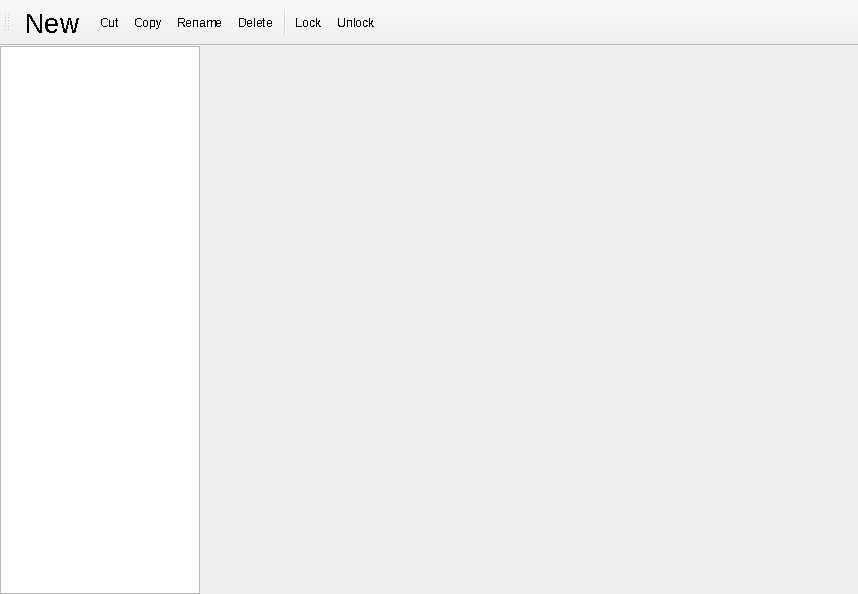
<?xml version="1.0" encoding="UTF-8"?>
<ui version="4.0">
 <class>MainWindow</class>
 <widget class="QMainWindow" name="MainWindow">
  <property name="geometry">
   <rect>
    <x>0</x>
    <y>0</y>
    <width>858</width>
    <height>594</height>
   </rect>
  </property>
  <property name="windowTitle">
   <string>MainWindow</string>
  </property>
  <widget class="QWidget" name="centralwidget">
   <layout class="QHBoxLayout" name="horizontalLayout">
    <property name="spacing">
     <number>0</number>
    </property>
    <property name="leftMargin">
     <number>0</number>
    </property>
    <property name="topMargin">
     <number>0</number>
    </property>
    <property name="rightMargin">
     <number>0</number>
    </property>
    <property name="bottomMargin">
     <number>0</number>
    </property>
    <item>
     <widget class="QTreeWidget" name="treeWidget">
      <property name="minimumSize">
       <size>
        <width>200</width>
        <height>521</height>
       </size>
      </property>
      <property name="maximumSize">
       <size>
        <width>200</width>
        <height>16777215</height>
       </size>
      </property>
      <property name="headerHidden">
       <bool>true</bool>
      </property>
      <property name="columnCount">
       <number>1</number>
      </property>
      <column>
       <property name="text">
        <string notr="true">1</string>
       </property>
      </column>
     </widget>
    </item>
    <item>
     <widget class="QWidget" name="widget" native="true"/>
    </item>
   </layout>
  </widget>
  <widget class="QToolBar" name="toolBar">
   <property name="font">
    <font>
     <weight>50</weight>
     <bold>false</bold>
     <stylestrategy>NoAntialias</stylestrategy>
    </font>
   </property>
   <property name="mouseTracking">
    <bool>false</bool>
   </property>
   <property name="windowTitle">
    <string>toolBar</string>
   </property>
   <property name="movable">
    <bool>true</bool>
   </property>
   <property name="iconSize">
    <size>
     <width>32</width>
     <height>32</height>
    </size>
   </property>
   <property name="toolButtonStyle">
    <enum>Qt::ToolButtonIconOnly</enum>
   </property>
   <attribute name="toolBarArea">
    <enum>TopToolBarArea</enum>
   </attribute>
   <attribute name="toolBarBreak">
    <bool>false</bool>
   </attribute>
   <addaction name="actionNew"/>
   <addaction name="actionCut"/>
   <addaction name="actionCopy"/>
   <addaction name="actionRename"/>
   <addaction name="actionDelete"/>
   <addaction name="separator"/>
   <addaction name="actionLock"/>
   <addaction name="actionUnlock"/>
  </widget>
  <action name="actionNew">
   <property name="icon">
    <iconset resource="resource.qrc">
     <normaloff>:/icons/resources/new.png</normaloff>:/icons/resources/new.png</iconset>
   </property>
   <property name="text">
    <string>New</string>
   </property>
   <property name="toolTip">
    <string>&lt;html&gt;&lt;head/&gt;&lt;body&gt;&lt;p&gt;&lt;span style=&quot; font-size:8pt;&quot;&gt;New&lt;/span&gt;&lt;/p&gt;&lt;/body&gt;&lt;/html&gt;</string>
   </property>
   <property name="font">
    <font>
     <pointsize>20</pointsize>
    </font>
   </property>
   <property name="shortcut">
    <string>Ctrl+Shift+N</string>
   </property>
   <property name="visible">
    <bool>true</bool>
   </property>
   <property name="iconVisibleInMenu">
    <bool>true</bool>
   </property>
  </action>
  <action name="actionCut">
   <property name="icon">
    <iconset resource="resource.qrc">
     <normaloff>:/icons/resources/cut.png</normaloff>:/icons/resources/cut.png</iconset>
   </property>
   <property name="text">
    <string>Cut</string>
   </property>
   <property name="toolTip">
    <string>Cut</string>
   </property>
   <property name="shortcut">
    <string>Ctrl+X</string>
   </property>
  </action>
  <action name="actionCopy">
   <property name="icon">
    <iconset resource="resource.qrc">
     <normaloff>:/icons/resources/copy.png</normaloff>:/icons/resources/copy.png</iconset>
   </property>
   <property name="text">
    <string>Copy</string>
   </property>
   <property name="toolTip">
    <string>Copy</string>
   </property>
   <property name="shortcut">
    <string>Ctrl+C</string>
   </property>
  </action>
  <action name="actionRename">
   <property name="icon">
    <iconset resource="resource.qrc">
     <normaloff>:/icons/resources/rename.png</normaloff>:/icons/resources/rename.png</iconset>
   </property>
   <property name="text">
    <string>Rename</string>
   </property>
   <property name="toolTip">
    <string>Rename</string>
   </property>
  </action>
  <action name="actionDelete">
   <property name="icon">
    <iconset resource="resource.qrc">
     <normaloff>:/icons/resources/icons8-delete-96.png</normaloff>:/icons/resources/icons8-delete-96.png</iconset>
   </property>
   <property name="text">
    <string>Delete</string>
   </property>
   <property name="toolTip">
    <string>Delete</string>
   </property>
  </action>
  <action name="actionLock">
   <property name="icon">
    <iconset resource="resource.qrc">
     <normaloff>:/icons/resources/icons8-secure-folder-96.png</normaloff>:/icons/resources/icons8-secure-folder-96.png</iconset>
   </property>
   <property name="text">
    <string>Lock</string>
   </property>
   <property name="toolTip">
    <string>Lock File</string>
   </property>
  </action>
  <action name="actionUnlock">
   <property name="icon">
    <iconset resource="resource.qrc">
     <normaloff>:/icons/resources/icons8-key-96.png</normaloff>:/icons/resources/icons8-key-96.png</iconset>
   </property>
   <property name="text">
    <string>Unlock</string>
   </property>
   <property name="toolTip">
    <string>Unlock File</string>
   </property>
  </action>
 </widget>
 <resources>
  <include location="resource.qrc"/>
 </resources>
 <connections/>
</ui>
